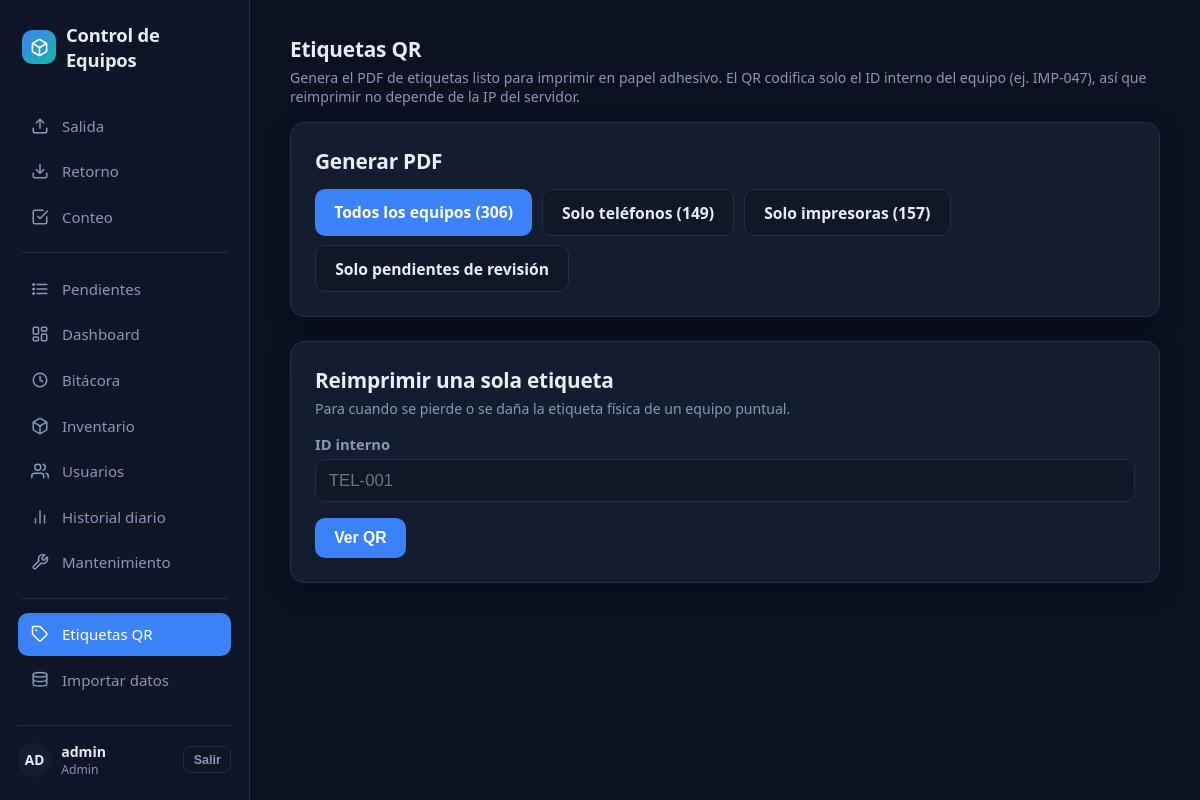
/admin/etiquetas/ (signed in), run on the app's committed database.
### tables this page shows
CREATE TABLE "usuarios" (
    id      INTEGER PRIMARY KEY AUTOINCREMENT,
    nombre  TEXT NOT NULL UNIQUE,
    activo  BOOLEAN NOT NULL DEFAULT 1
, password_hash TEXT NOT NULL DEFAULT '', rol TEXT NOT NULL DEFAULT 'operador' CHECK (rol IN ('admin','operador')));

### app/etiquetas.py (the view)
@bp.route("/")
@requiere_admin
def ver():
    db = get_db()
    total = db.execute("SELECT COUNT(*) AS n FROM equipos").fetchone()["n"]
    total_telefonos = db.execute("SELECT COUNT(*) AS n FROM equipos WHERE tipo='telefono'").fetchone()["n"]
    total_impresoras = db.execute("SELECT COUNT(*) AS n FROM equipos WHERE tipo='impresora'").fetchone()["n"]
    return render_template(
        "etiquetas/ver.html", total=total, total_telefonos=total_telefonos, total_impresoras=total_impresoras
    )

### app/auth.py (called while the page is built)
def cargar_usuario(usuario_id: str):
    fila = get_db().execute(
        "SELECT id, nombre, rol FROM usuarios WHERE id = ? AND activo = 1", (usuario_id,)
    ).fetchone()
    return Usuario(fila["id"], fila["nombre"], fila["rol"]) if fila else None

def requiere_admin(vista):
    @wraps(vista)
    @login_required
    def envoltura(*args, **kwargs):
        if current_user.rol != "admin":
            abort(403)
        return vista(*args, **kwargs)
    return envoltura

### app/db.py (called while the page is built)
def get_db() -> sqlite3.Connection:
    if "db" not in g:
        g.db = sqlite3.connect(current_app.config["DATABASE"])
        g.db.row_factory = sqlite3.Row
        g.db.execute("PRAGMA foreign_keys = ON")
        g.db.execute("PRAGMA journal_mode = WAL")
        g.db.execute("PRAGMA busy_timeout = 5000")
    return g.db

### app/templates/etiquetas/ver.html (shortened to what this page needs)
{% extends "base.html" %}
{% block contenido %}
<h2>Etiquetas QR</h2>
<p class="ayuda">Genera el PDF de etiquetas listo para imprimir en papel adhesivo. El QR codifica solo el ID interno del equipo (ej. IMP-047), así que reimprimir no depende de la IP del servidor.</p>
<div class="tarjeta">
  <h2>Generar PDF</h2>
  <div class="grid-botones">
    <a class="boton" href="{{ url_for('etiquetas.pdf') }}">Todos los equipos ({{ total }})</a>
    <a class="boton secundario" href="{{ url_for('etiquetas.pdf', tipo='telefono') }}">Solo teléfonos ({{ total_telefonos }})</a>
    <a class="boton secundario" href="{{ url_for('etiquetas.pdf', tipo='impresora') }}">Solo impresoras ({{ total_impresoras }})</a>
    <a class="boton secundario" href="{{ url_for('etiquetas.pdf', revision=1) }}">Solo pendientes de revisión</a>
  </div>
</div>
<div class="tarjeta">
  <h2>Reimprimir una sola etiqueta</h2>
  <p class="ayuda">Para cuando se pierde o se daña la etiqueta física de un equipo puntual.</p>
  <form onsubmit="event.preventDefault(); const id = document.getElementById('id-una-etiqueta').value.trim().toUpperCase(); if (id) { document.getElementById('vista-una-etiqueta').src = '/admin/etiquetas/' + encodeURIComponent(id) + '.png?_=' + Date.now(); document.getElementById('vista-una-etiqueta').hidden = false; }">
    <label for="id-una-etiqueta">ID interno</label>
    <input type="text" id="id-una-etiqueta" placeholder="TEL-001">
    <button type="submit">Ver QR</button>
  </form>
</div>
{% endblock %}

### app/templates/base.html (shortened to what this page needs)
<!doctype html>
<html lang="es">
<head>
</head>
<body>
{% macro icono(nombre) -%}
{% if nombre == 'salida' %}<svg viewBox="0 0 24 24" fill="none" stroke="currentColor" stroke-width="2" stroke-linecap="round" stroke-linejoin="round"><path d="M21 15v4a2 2 0 0 1-2 2H5a2 2 0 0 1-2-2v-4"/><polyline points="17 8 12 3 7 8"/><line x1="12" y1="3" x2="12" y2="15"/></svg>
{%- elif nombre == 'retorno' %}<svg viewBox="0 0 24 24" fill="none" stroke="currentColor" stroke-width="2" stroke-linecap="round" stroke-linejoin="round"><path d="M21 15v4a2 2 0 0 1-2 2H5a2 2 0 0 1-2-2v-4"/><polyline points="7 10 12 15 17 10"/><line x1="12" y1="15" x2="12" y2="3"/></svg>
{%- elif nombre == 'dashboard' %}<svg viewBox="0 0 24 24" fill="none" stroke="currentColor" stroke-width="2" stroke-linecap="round" stroke-linejoin="round"><rect x="3" y="3" width="7" height="9" rx="1.5"/><rect x="14" y="3" width="7" height="5" rx="1.5"/><rect x="14" y="12" width="7" height="9" rx="1.5"/><rect x="3" y="16" width="7" height="5" rx="1.5"/></svg>
{%- elif nombre == 'bitacora' %}<svg viewBox="0 0 24 24" fill="none" stroke="currentColor" stroke-width="2" stroke-linecap="round" stroke-linejoin="round"><circle cx="12" cy="12" r="9"/><polyline points="12 7 12 12 15.5 14"/></svg>
{%- elif nombre == 'inventario' %}<svg viewBox="0 0 24 24" fill="none" stroke="currentColor" stroke-width="2" stroke-linecap="round" stroke-linejoin="round"><path d="M21 16V8a2 2 0 0 0-1-1.73l-7-4a2 2 0 0 0-2 0l-7 4A2 2 0 0 0 3 8v8a2 2 0 0 0 1 1.73l7 4a2 2 0 0 0 2 0l7-4A2 2 0 0 0 21 16z"/><polyline points="3.27 6.96 12 12.01 20.73 6.96"/><line x1="12" y1="22.08" x2="12" y2="12"/></svg>
{%- elif nombre == 'usuarios' %}<svg viewBox="0 0 24 24" fill="none" stroke="currentColor" stroke-width="2" stroke-linecap="round" stroke-linejoin="round"><path d="M17 21v-2a4 4 0 0 0-4-4H5a4 4 0 0 0-4 4v2"/><circle cx="9" cy="7" r="4"/><path d="M23 21v-2a4 4 0 0 0-3-3.87"/><path d="M16 3.13a4 4 0 0 1 0 7.75"/></svg>
{%- elif nombre == 'etiquetas' %}<svg viewBox="0 0 24 24" fill="none" stroke="currentColor" stroke-width="2" stroke-linecap="round" stroke-linejoin="round"><path d="M20.59 13.41 13.42 20.58a2 2 0 0 1-2.83 0L2 12V2h10l8.59 8.59a2 2 0 0 1 0 2.82Z"/><circle cx="7" cy="7" r="1.2" fill="currentColor" stroke="none"/></svg>
{%- elif nombre == 'datos' %}<svg viewBox="0 0 24 24" fill="none" stroke="currentColor" stroke-width="2" stroke-linecap="round" stroke-linejoin="round"><ellipse cx="12" cy="5" rx="9" ry="3"/><path d="M3 5v6c0 1.66 4 3 9 3s9-1.34 9-3V5"/><path d="M3 11v6c0 1.66 4 3 9 3s9-1.34 9-3v-6"/></svg>
{%- elif nombre == 'historial-diario' %}<svg viewBox="0 0 24 24" fill="none" stroke="currentColor" stroke-width="2" stroke-linecap="round" stroke-linejoin="round"><line x1="18" y1="20" x2="18" y2="10"/><line x1="12" y1="20" x2="12" y2="4"/><line x1="6" y1="20" x2="6" y2="14"/></svg>
{%- elif nombre == 'conteo' %}<svg viewBox="0 0 24 24" fill="none" stroke="currentColor" stroke-width="2" stroke-linecap="round" stroke-linejoin="round"><path d="M9 11l3 3L22 4"/><path d="M21 12v7a2 2 0 0 1-2 2H5a2 2 0 0 1-2-2V5a2 2 0 0 1 2-2h11"/></svg>
{%- elif nombre == 'pendientes' %}<svg viewBox="0 0 24 24" fill="none" stroke="currentColor" stroke-width="2" stroke-linecap="round" stroke-linejoin="round"><line x1="8" y1="6" x2="21" y2="6"/><line x1="8" y1="12" x2="21" y2="12"/><line x1="8" y1="18" x2="21" y2="18"/><circle cx="3.5" cy="6" r="1" fill="currentColor"/><circle cx="3.5" cy="12" r="1" fill="currentColor"/><circle cx="3.5" cy="18" r="1" fill="currentColor"/></svg>
{%- elif nombre == 'mantenimiento' %}<svg viewBox="0 0 24 24" fill="none" stroke="currentColor" stroke-width="2" stroke-linecap="round" stroke-linejoin="round"><path d="M14.7 6.3a1 1 0 0 0 0 1.4l1.6 1.6a1 1 0 0 0 1.4 0l3.77-3.77a6 6 0 0 1-7.94 7.94l-6.91 6.91a2.12 2.12 0 0 1-3-3l6.91-6.91a6 6 0 0 1 7.94-7.94l-3.76 3.76z"/></svg>
{%- endif %}
{%- endmacro %}
<div class="app-shell">
  {% if current_user.is_authenticated %}
  <aside class="sidebar">
    <a class="marca" href="{{ url_for('escaneo.salida') }}">
      <span class="icono-marca">
      </span>
      Control de Equipos
    </a>
    <nav>
      <a href="{{ url_for('escaneo.salida') }}" class="{{ 'activo' if request.endpoint == 'escaneo.salida' }}">{{ icono('salida') }}<span>Salida</span></a>
      <a href="{{ url_for('escaneo.retorno') }}" class="{{ 'activo' if request.endpoint == 'escaneo.retorno' }}">{{ icono('retorno') }}<span>Retorno</span></a>
      <a href="{{ url_for('conteo.ver') }}" class="{{ 'activo' if request.endpoint and request.endpoint.startswith('conteo.') }}">{{ icono('conteo') }}<span>Conteo</span></a>
      {% if current_user.rol == 'admin' %}
      <div class="separador"></div>
      <a href="{{ url_for('pendientes.ver') }}" class="{{ 'activo' if request.endpoint == 'pendientes.ver' }}">{{ icono('pendientes') }}<span>Pendientes</span></a>
      <a href="{{ url_for('dashboard.ver') }}" class="{{ 'activo' if request.endpoint == 'dashboard.ver' }}">{{ icono('dashboard') }}<span>Dashboard</span></a>
      <a href="{{ url_for('bitacora.ver') }}" class="{{ 'activo' if request.endpoint == 'bitacora.ver' }}">{{ icono('bitacora') }}<span>Bitácora</span></a>
      <a href="{{ url_for('inventario.listado') }}" class="{{ 'activo' if request.endpoint and request.endpoint.startswith('inventario.') }}">{{ icono('inventario') }}<span>Inventario</span></a>
      <a href="{{ url_for('usuarios.listado') }}" class="{{ 'activo' if request.endpoint and request.endpoint.startswith('usuarios.') }}">{{ icono('usuarios') }}<span>Usuarios</span></a>
      <a href="{{ url_for('historial.ver') }}" class="{{ 'activo' if request.endpoint == 'historial.ver' }}">{{ icono('historial-diario') }}<span>Historial diario</span></a>
      <a href="{{ url_for('mantenimiento.ver') }}" class="{{ 'activo' if request.endpoint and request.endpoint.startswith('mantenimiento.') }}">{{ icono('mantenimiento') }}<span>Mantenimiento</span></a>
      <div class="separador"></div>
      <a href="{{ url_for('etiquetas.ver') }}" class="{{ 'activo' if request.endpoint and request.endpoint.startswith('etiquetas.') }}">{{ icono('etiquetas') }}<span>Etiquetas QR</span></a>
      <a href="{{ url_for('datos.ver') }}" class="{{ 'activo' if request.endpoint and request.endpoint.startswith('datos.') }}">{{ icono('datos') }}<span>Importar datos</span></a>
      {% endif %}
    </nav>
    <div class="usuario-box">
      <div class="avatar">{{ current_user.nombre[:2]|upper }}</div>
      <div class="datos">
        <div class="nombre">{{ current_user.nombre }}</div>
        <div class="rol">{{ 'Admin' if current_user.rol == 'admin' else 'Operador' }}</div>
      </div>
      <form method="post" action="{{ url_for('auth.logout') }}">
        <button type="submit" class="secundario">Salir</button>
      </form>
    </div>
  </aside>
  {% endif %}
  <div class="main-area">
    <main class="{{ '' if current_user.is_authenticated else 'centrado' }}">
      {% block contenido %}{% endblock %}
    </main>
  </div>
</div>
</body>
</html>

### app/templates/base.html (style rules this page uses)
:root { color-scheme: dark; --bg: #0b1120; --bg-sidebar: #0d1526; --bg-card: #141c30; --bg-card-soft: #101828; --border: #232e47; --text: #e8edf7; --text-muted: #8b98b3; --accent: #3b82f6; --accent-dark: #2563eb; --teal: #14b8a6; --amber: #f59e0b; --red: #ef4444; --green: #22c55e; --blue: #3b82f6; --radius: 14px; }
* { box-sizing: border-box; }
body { font-family: "Segoe UI", system-ui, -apple-system, Arial, sans-serif; margin: 0; background: var(--bg); color: var(--text); -webkit-font-smoothing: antialiased; }
a { color: inherit; }
.app-shell { display: flex; min-height: 100vh; }
.sidebar { width: 250px; flex-shrink: 0; background: var(--bg-sidebar); border-right: 1px solid var(--border); display: flex; flex-direction: column; padding: 1.4rem 1.1rem; }
.sidebar .marca { display: flex; align-items: center; gap: 0.6rem; font-weight: 800; font-size: 1.15rem; letter-spacing: -0.01em; text-decoration: none; color: var(--text); margin-bottom: 2rem; padding: 0 0.3rem; }
.sidebar .marca .icono-marca { width: 34px; height: 34px; border-radius: 10px; background: linear-gradient(135deg, var(--accent), var(--teal)); display: flex; align-items: center; justify-content: center; flex-shrink: 0; }
.sidebar nav { display: flex; flex-direction: column; gap: 0.2rem; flex: 1; }
.sidebar nav a { display: flex; align-items: center; gap: 0.8rem; padding: 0.7rem 0.85rem; border-radius: 10px; color: var(--text-muted); text-decoration: none; font-size: 0.94rem; font-weight: 500; transition: background 0.12s, color 0.12s; }
.sidebar nav a svg { width: 18px; height: 18px; flex-shrink: 0; }
.sidebar nav a.activo { background: var(--accent); color: white; }
.sidebar nav .separador { height: 1px; background: var(--border); margin: 0.7rem 0.3rem; }
.sidebar .usuario-box { border-top: 1px solid var(--border); padding-top: 1rem; margin-top: 1rem; display: flex; align-items: center; gap: 0.6rem; }
.sidebar .usuario-box .avatar { width: 34px; height: 34px; border-radius: 50%; background: var(--bg-card); display: flex; align-items: center; justify-content: center; font-weight: 700; font-size: 0.85rem; flex-shrink: 0; color: var(--text); }
.sidebar .usuario-box .datos { flex: 1; min-width: 0; }
.sidebar .usuario-box .nombre { font-size: 0.88rem; font-weight: 600; white-space: nowrap; overflow: hidden; text-overflow: ellipsis; }
.sidebar .usuario-box .rol { font-size: 0.76rem; color: var(--text-muted); }
.sidebar .usuario-box button { background: transparent; border: 1px solid var(--border); color: var(--text-muted); padding: 0.35rem 0.6rem; font-size: 0.78rem; border-radius: 8px; }
.main-area { flex: 1; min-width: 0; }
main { padding: 2.2rem 2.5rem 4rem; max-width: 1180px; margin: 0 auto; }
h1, h2, h3 { font-weight: 700; letter-spacing: -0.01em; }
h2 { font-size: 1.3rem; margin: 0 0 0.9rem; }
.tarjeta { background: var(--bg-card); border: 1px solid var(--border); border-radius: var(--radius); padding: 1.5rem; box-shadow: 0 8px 24px rgba(0,0,0,0.25); margin-bottom: 1.5rem; }
label { font-weight: 600; display: block; margin-bottom: 0.35rem; font-size: 0.92rem; color: var(--text-muted); }
input[type=text], input[type=password], input[type=date], input[type=number], select { font-size: 1.05rem; padding: 0.65rem 0.8rem; width: 100%; background: var(--bg-card-soft); border: 1px solid var(--border); color: var(--text); border-radius: 10px; margin-bottom: 1rem; outline: none; transition: border-color 0.12s; }
button, .boton { font-size: 0.98rem; font-weight: 600; padding: 0.7rem 1.2rem; border-radius: 10px; border: none; background: var(--accent); color: white; cursor: pointer; text-decoration: none; display: inline-block; transition: background 0.12s, transform 0.05s; }
button.secundario, .boton.secundario { background: var(--bg-card-soft); color: var(--text); border: 1px solid var(--border); }
.grid-botones { display: flex; flex-wrap: wrap; gap: 0.6rem; }
.ayuda { color: var(--text-muted); font-size: 0.88rem; margin-top: -0.6rem; margin-bottom: 1rem; }

### data on the page
usuarios: nombre "AD", nombre "admin", rol "Admin"

### other printed values
{{ total }} "306"
{{ total_telefonos }} "149"
{{ total_impresoras }} "157"
